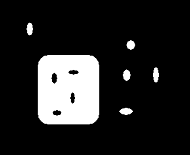
#> input picture exp3/1.png, 190 x 155 px
$ python exp3s3.py   (older library calls are emulated)
#> lines starting #> are read from the running program, lines starting #| are printed output that depends on the picture; after the words box and inside, x2 and y2 are one past the last pixel; in counts of white or black regions, pixels touching at a corner belong together
### exp3/Morphology.py
import numpy as np

def BGR2GRAY(img:np.array):
    b = img[:,:,0].copy()
    g = img[:,:,1].copy()
    r = img[:,:,2].copy()

    out = 0.2126*r+0.7152*g+0.0722*b
    out = out.astype(np.uint8)

    return out

def otsu_binarization(img:np.array, th:int = 128):
    H, W = img.shape
    out = img.copy()

    max_sigma = 0
    max_t = 0

    for _t in range(1, 255):
        v0 = out[np.where(out < _t)]
        m0 = np.mean(v0) if len(v0) > 0 else 0.
        w0 = len(v0) / (H * W)
        v1 = out[np.where(out >= _t)]
        m1 = np.mean(v1) if len(v1) > 0 else 0.
        w1 = len(v1) / (H * W)
        sigma = w0 * w1 *((m0 - m1) ** 2)
        if sigma > max_sigma:
            max_sigma = sigma
            max_t = _t

    print("Thresold >>", max_t)
    th = max_t
    out[out < th] = 0
    out[out >= th] = 255
    return out

def Dilate(img:np.array, Dil_time:int = 1):
    H, W = img.shape
    MF = np.array(((0, 1, 0),
                    (1, 0, 1),
                    (0, 1, 0)), np.int)

    out = img.copy()
    for i in range(Dil_time):
        tmp = np.pad(out, (1, 1), 'edge')
        for y in range(1, H):
            for x in range(1, W):
                if np.sum(MF * tmp[y-1:y+2, x-1:x+2]) >= 255:
                    out[y, x] = 255

    return out

def Erode(img:np.array, Erode_time:int=1):
    H, W = img.shape
    out = img.copy()

    MF = np.array(((0, 1, 0),
                    (1, 0, 1),
                    (0, 1, 0)), np.int)

    for i in range(Erode_time):
        tmp = np.pad(out, (1, 1), 'edge')
        for y in range(1, H):
            for x in range(1, W):
                if(np.sum(MF * tmp[y-1:y+2, x-1:x+2])) < 255 * 4:
                    out[y, x] = 0

    return out

def Closing(img:np.array, time:int = 1):
    out = Dilate(img ,time)
    out = Erode(out, time)

    return out

def Opening(img:np.array, time:int = 1):
    out = Erode(img, time)
    out = Dilate(out, time)

    return out

### exp3/exp3s3.py
import cv2
import numpy as np
import matplotlib.pyplot as plt
import Morphology as mor

img = cv2.imread("1.png").astype(np.float32)
#> img: shape (155, 190, 3) float32; min 0, max 255, mean 37.4
gray = mor.BGR2GRAY(img)
otsu = mor.otsu_binarization(gray)
#> the loop in otsu_binarization, `for _t in range(1, 255):` made 254 passes
#> (m0, w0, m1, w1, sigma, max_sigma) on passes 1, 2, 3, 4, 6, 7, 8, 9, 12, 13, 16, 18: (0, 0.845, 241.9, 0.155, 7646.2, 7646.2), (4.02e-05, 0.845, 241.9, 0.155, 7648.2, 7648.2), (0.000281, 0.846, 242.1, 0.154, 7654.1, 7654.1), (0.000402, 0.846, 242.2, 0.154, 7656, 7656), (0.000602, 0.846, 242.2, 0.154, 7657.9, 7657.9), (0.00132, 0.846, 242.4, 0.154, 7663.6, 7663.6), (0.00161, 0.846, 242.4, 0.154, 7665.5, 7665.5), (0.00193, 0.846, 242.5, 0.154, 7667.3, 7667.3), (0.00281, 0.846, 242.6, 0.154, 7671, 7671), (0.00329, 0.846, 242.6, 0.154, 7672.8, 7672.8), (0.0045, 0.846, 242.7, 0.154, 7676.3, 7676.3), (0.00518, 0.846, 242.8, 0.154, 7678, 7678)
#> (m0, w0, m1, w1, sigma) on passes 5, 10, 11, 14, 15, 17: (0.000402, 0.846, 242.2, 0.154, 7656), (0.00193, 0.846, 242.5, 0.154, 7667.3), (0.00193, 0.846, 242.5, 0.154, 7667.3), (0.00329, 0.846, 242.6, 0.154, 7672.8), (0.00329, 0.846, 242.6, 0.154, 7672.8), (0.0045, 0.846, 242.7, 0.154, 7676.3)
#> after the loop in otsu_binarization, `for _t in range(1, 255):`: max_sigma = 7939.7; max_t = 123
#| Thresold >> 123
#> in otsu_binarization, `out[out < th] = 0`: out: shape (155, 190); min 0, max 255, mean 36.9
#> in otsu_binarization, `out[out >= th] = 255`:
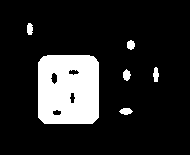
#> out: shape (155, 190); 14.6% white; 6 white regions, box (x1, y1, x2, y2) and area: (38, 55, 99, 124) 3969, (119, 108, 133, 115) 69, (123, 69, 131, 81) 67, (153, 67, 159, 82) 66, (127, 40, 135, 50) 62, (27, 23, 33, 35) 61

result = mor.Opening(otsu, 1)
#> after the loop in Erode, `for i in range(Erode_time):`:
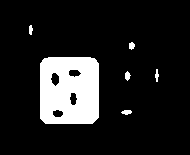
#> out: shape (155, 190); 12.9% white; 6 white regions, box (x1, y1, x2, y2) and area: (40, 57, 99, 124) 3623, (121, 110, 132, 115) 40, (125, 71, 131, 81) 39, (129, 42, 135, 50) 36, (155, 69, 159, 82) 33, (29, 25, 33, 35) 31
#> after the loop in Dilate, `for i in range(Dil_time):`:
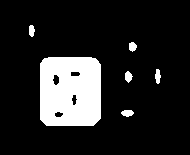
#> out: shape (155, 190); 14.6% white; 6 white regions, box (x1, y1, x2, y2) and area: (40, 57, 101, 126) 3971, (121, 110, 134, 117) 68, (155, 69, 161, 84) 65, (125, 71, 133, 83) 64, (129, 42, 137, 52) 60, (29, 25, 35, 37) 57
result = mor.Closing(result, 1)
#> call 2 of Dilate, with Dil_time = 1
#> after the loop in Dilate (call 2), `for i in range(Dil_time):`:
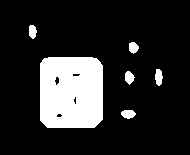
#> out: shape (155, 190); 16.2% white; 6 white regions, box (x1, y1, x2, y2) and area: (40, 57, 103, 128) 4299, (155, 69, 163, 86) 102, (121, 110, 136, 119) 101, (125, 71, 135, 85) 94, (129, 42, 139, 54) 89, (29, 25, 37, 39) 88
#> call 2 of Erode, with Erode_time = 1
#> the loop in Erode (call 2), `for i in range(Erode_time):` made 1 pass
#> pass 1, in Erode (call 2), `tmp = np.pad(out, (1, 1), 'edge')`:
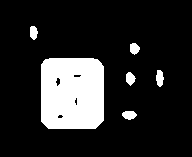
#> tmp: shape (157, 192); 15.8% white; 6 white regions, box (x1, y1, x2, y2) and area: (41, 58, 104, 129) 4299, (156, 70, 164, 87) 102, (122, 111, 137, 120) 101, (126, 72, 136, 86) 94, (130, 43, 140, 55) 89, (30, 26, 38, 40) 88
#> after the loop in Erode (call 2), `for i in range(Erode_time):`:
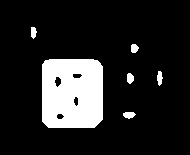
#> out: shape (155, 190); 14.5% white; 6 white regions, box (x1, y1, x2, y2) and area: (42, 59, 103, 128) 3982, (123, 112, 136, 119) 66, (157, 71, 163, 86) 63, (127, 73, 134, 84) 61, (131, 44, 139, 53) 57, (31, 27, 37, 39) 55

cv2.imshow("Original", img)
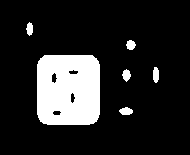
#> window 'Original': shape (155, 190, 3); 15.5% white; 6 white regions, box (x1, y1, x2, y2) and area: (37, 55, 100, 125) 4169, (119, 107, 133, 115) 83, (153, 67, 159, 83) 81, (122, 69, 131, 82) 76, (126, 40, 136, 50) 73, (26, 22, 33, 36) 70
cv2.imshow("Processed", result)

cv2.waitKey(0)
cv2.destroyAllWindows()
